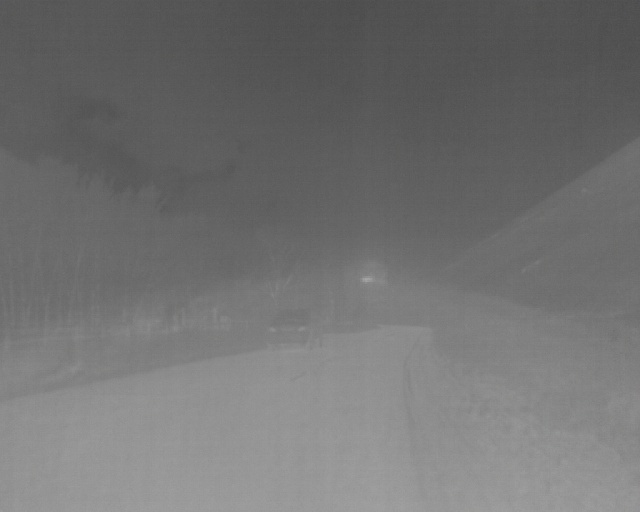
#> input picture experiments/01_flir_weather_translation/report/report_assets/video-5RSrbWYu9eokv5bvR-frame-000351-bRrmFBB64jwa4ocDC_blend75.jpg, 640 x 512 px
$ python -i gate.py   (imports and definitions only)   (older library calls are emulated)
#> lines starting #> are read from the running program, lines starting #| are printed output that depends on the picture
"""Stage A: binary Clear/Fog gate for FLIR ADAS v2.

Reuses the GATE-IR feature set (variance, min, max, entropy, Laplacian
variance) and a small MLP. Features are computed on 8-bit pseudo-colour
thermal frames, not 14-bit RAW, so the normalization is explicit.

The gate is trained on the FLIR training videos (clear + synthetic fog) and
validated on a video-disjoint subset of those videos. It is tested on the
held-out VTT test videos, and cross-tested on the other fog generator.
"""

from __future__ import annotations

import argparse
import json
import pickle
import re
from concurrent.futures import ProcessPoolExecutor
from pathlib import Path

import cv2
import numpy as np
from sklearn.metrics import accuracy_score, confusion_matrix, f1_score
from sklearn.neural_network import MLPClassifier
from sklearn.preprocessing import StandardScaler

from .paths import FOG, RESULTS, CLEAR_TEST_IMG, CLEAR_TRAIN_IMG, CLEAR_TRAIN_LBL

VIDEO_RE = re.compile(r"video-([^-]+)-frame-")
FEATURE_NAMES = ["variance", "min", "max", "entropy", "laplacian_var"]
FEATURE_SIZE = 256


def video_id(path: str | Path) -> str:
    m = VIDEO_RE.search(Path(path).name)
    return m.group(1) if m else Path(path).name


def extract_features(path: str | Path) -> np.ndarray:
    """Return the 5 GATE-IR features for one image."""
    img = cv2.imread(str(path), cv2.IMREAD_COLOR)
#> img is the input picture: shape (512, 640, 3); mean B, G, R 113.8, 113.8, 113.8
    if img is None:
        raise FileNotFoundError(path)
    gray = cv2.cvtColor(img, cv2.COLOR_BGR2GRAY)
    gray = cv2.resize(gray, (FEATURE_SIZE, FEATURE_SIZE), interpolation=cv2.INTER_AREA)
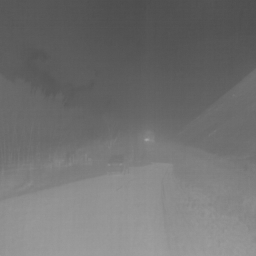
#> gray: shape (256, 256); min 77, max 163, mean 113.8
    x = gray.astype(np.float32) / 255.0

    variance = float(np.var(x))
#> variance = 0.00905
    vmin = float(np.min(x))
#> vmin = 0.302
    vmax = float(np.max(x))
#> vmax = 0.639

    hist, _ = np.histogram(x, bins=256, range=(0.0, 1.0))
#> hist = 256 values, max 1809 at index 90, min 0 at index 0, mean 256
    p = hist.astype(np.float64)
#> p has the same summary as hist
    p /= p.sum() + 1e-12
#> p = 256 values, max 0.0276 at index 90, min 0 at index 0, mean 0.00391
    entropy = float(-np.sum(p * np.log2(p + 1e-12)) / 8.0)  # normalized to [0,1]
#> entropy = 0.764

    laplacian = cv2.Laplacian((x * 255).astype(np.float32), cv2.CV_32F)
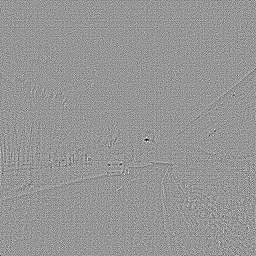
#> laplacian: shape (256, 256) float32; min -36, max 25, mean 0; drawn with min black and max white
    lap_var = float(np.var(laplacian))
#> lap_var = 14.71

    return np.array([variance, vmin, vmax, entropy, lap_var], dtype=np.float32)


# [146 lines left out: functions build_features, _list_images, _labelled_pairs, _group_split, _metrics, train and 3 more, not called in this run]


# [2 lines not run here, left out]

>>> result = extract_features('../../01_flir_weather_translation/report/report_assets/video-5RSrbWYu9eokv5bvR-frame-000351-bRrmFBB64jwa4ocDC_blend75.jpg')
#> result = [0.00905, 0.302, 0.639, 0.764, 14.71]
